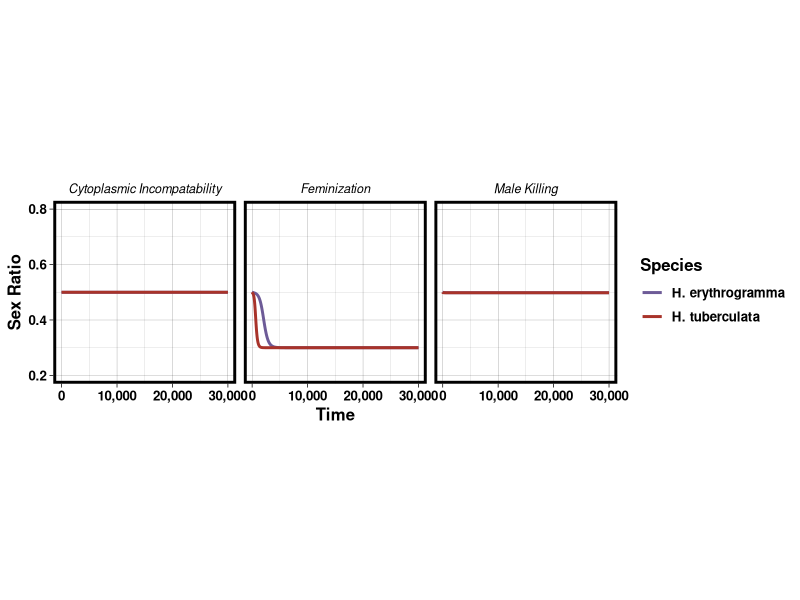
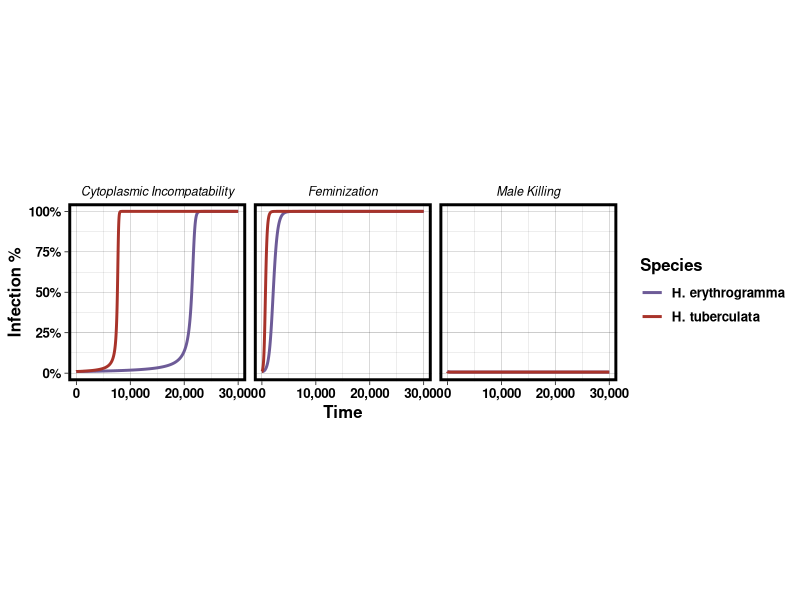
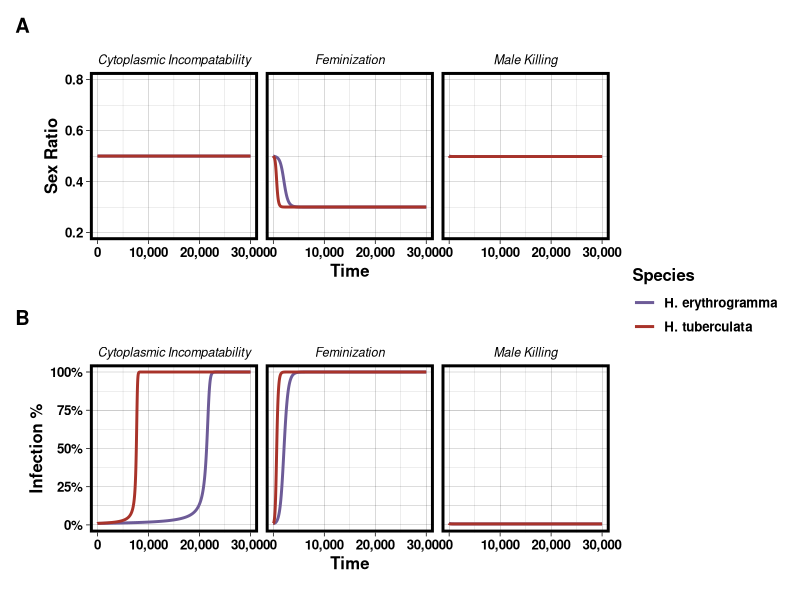
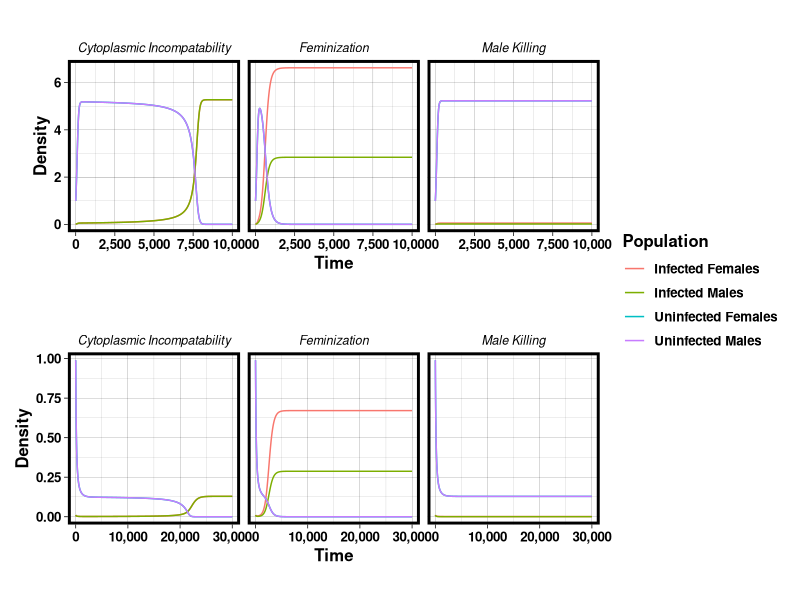

The R source for these figures, in order:
#Code by Matthew Kustra. For questions: mkustra@ucsc.edu
# R script file that runs and plots the simple population model for 
#"On the spread of microbes that manipulate reproduction in marine invertebrates" #Kustra & Carrier 2022 https://www.journals.uchicago.edu/doi/10.1086/720282. 
#Currently coded to simulate and plot Figure 2 and Figure A6
#but users can run/plot the model under different parameter combinations. 
# 1. Setting up -----------------------------------------------------------

# * 1.a Load up libraries -------------------------------------------------
library(viridis)
library(patchwork)
library(scales)
library(tidyverse)
library(deSolve)
library(svglite)

# * 1.b Setting my default plotting theme -----------------------
mytheme <-
  theme_linedraw() + theme(
    legend.position = "bottom",
    # this puts legend on the bottom
    axis.title = (element_text(face = "bold")),
    # this makes the axis titles in bold,
    axis.line = element_line(
      color = "black", size =
        0
    ),
    # Makes the axis line black and  thicker
    text = element_text(
      size = 12, face = "bold", color =
        "black"
    ),
    panel.border = element_rect(
      colour = "black",
      fill = NA,
      size = 2
    )
  ) # makes all the text larger and bold
theme_set(mytheme)


# 2. Functions ------------------------------------------------------------
# function to calculate number of zygotes
#slightly differs from "fertilization.R" code because for population models we need to know how many infected female there are.
#Males is male adult density (Males per m^2)
#sigma is egg size (cross sectional area of the egg; mm^2)
#v is sperm speed (mm/s)
#Fe is fertilization efficiency
#tb is time for polyspermy block (s)
#sr is sex ratio (proportion of population that is male)
#S is sperm density per unit male density (sperm/uL/individual/m^2)
#E is egg density per unit female density (egg/uL/individual/m^2)
#tau is half life of sperm (s)
#c is cost due to infection.
#nif is density of infected females (females per m^2)
number_zygotes <- function(Males, sigma, v, Fe, tb, sr, S, E, tau, c, nif) {
  # beta0=collision rate constant; estimated by egg size (sigma) and velocity(v)
  S0 <- Males * S
  Females <- (Males / sr) - Males
  E0 <- E * (Females - nif) + E * (1 - c) * nif
  beta0 <- sigma * v
  tau <- tau
  # x=Average number of potential fertilizing sperm
  x <- Fe * (S0 / E0) * (1 - exp(-1 * (beta0 * E0 * tau)))
  # b=mean number of extr fertilizing sperm that will contact an egg in a time period tb in a population of eggs already contacted
  b <- Fe * (S0 / E0) * (1 - exp(-1 * (beta0 * E0 * tb)))
  prop_mono <- 1 - exp(-1 * x) - ((1 - exp(-1 * x) - x * exp(-1 * x)) *
    (1 - exp(-1 * b)))
  return(prop_mono * E0)
}
# birth -> death -> transition
# function to run simulations
#needs to be in this format to work with deSolve package
pop_next <- function(t, state, parameters) {
  with(as.list(c(state, parameters)), {
    #Calculate total adult density
    Nta <- fi + fu + mi + mu
    #calculate sex ratio (proportion males)
    sr <- (mi + mu) / Nta
    #calculate number of zygotes produced
    Nz <-
      number_zygotes(
        Males = (mi + mu),
        sigma = sigma,
        v = v,
        Fe = Fe,
        tb = tb,
        sr = sr,
        S = S,
        E = E,
        tau = tau,
        c = c,
        nif = fi
      ) * psi #settlement coefficient
    #slopes (S and E) are not included since they cancel out
    # total sperm
    st <- mi + mu
    # total Egg
    et <- (fi * (1 - c)) + fu
    # infected egg
    ei <- (fi * (1 - c))
    # uninfected egg
    eu <- fu
    # infected sperm
    si <- mi
    # uninfected sperm
    su <- mu
    #density of infected male zygotes (eq 11)
    Nzim <- (Nz * (ei / et) * (1 - r)) * (1 - Ml) * (1 - Mk)
    #density of uninfected male zygotes (eq 9)
    Nzum <- ((Nz * (eu / et) * 0.5) * (si * (1 - CI) + su) / st) * (1 -Ml)
    #density of infected female zygotes (eq 10)
    Nzif <- (Nz * (ei / et) * r) * (1 - Ml)
    #density of uninfected female zygotes (eq 9)
    Nzuf <- ((Nz * (eu / et) * 0.5) * (si * (1 - CI) + su) / st) * (1 -Ml)
    #total zygote density
    Nzt <- Nzim + Nzum + Nzif + Nzuf
    # total adult density
    # death
    # mortality (eq 7)
    mort <- (1 - Ma / (1 + exp(-d * (Nta + Nzt - K / 2))))
    #calculate the next generation
    fi_plus1 <- (Nzif + fi) * mort
    fu_plus1 <- (Nzuf + fu) * mort
    mi_plus1 <- (Nzim + mi) * mort
    mu_plus1 <- (Nzum + mu) * mort
    list(c(fi_plus1, fu_plus1, mi_plus1, mu_plus1))
  })
}

# 3. Running simulations --------------------------------------------------


# starting states
# fi = infected female density
# fu = uninfected female density
# mi = infected male density
# mu= uninfected male density
states_t <- c(
  fi = 0.01,
  fu = 0.99,
  mi = 0.01,
  mu = 0.99
)
# HE= Heliocidaris erythrogramma,
# *3.a.1 HE no CI, no MK, Fem ----------------------------------------------------------
# paramaters
Heparmsf <-
  c(
    sigma = 0.203,
    v = 0.125,
    Fe = 0.09444,
    tb = 1,
    S = 700,
    E = 0.05,
    tau = 5400,
    c = 0,
    # fertilization parms
    K = 100,
    d = 0.1,
    Ma = 0.99,
    Ml = 0.66,
    CI = 0,
    Mk = 0,
    r = 0.7,
    psi=1
  ) # pop dyanmics equation
# this gives a matrix of ODE solver output...Used method iteration for discrete time model
HEf <-
  ode(
    y = states_t,
    times = 0:30000,
    func = pop_next,
    parms = Heparmsf,
    method = "iteration"
  ) %>%
  data.frame() %>%
  pivot_longer(c(fi, fu, mi, mu),
    names_to = "Population", values_to =
      "Density"
  ) %>%
  mutate(Model = "Feminization")
# *3.a.2 HE  CI, no MK, No Fem ----------------------------------------------------------
# paramaters
HeparmsCI <-
  c(
    sigma = 0.203,
    v = 0.125,
    Fe = 0.09444,
    tb = 1,
    S = 700,
    E = 0.05,
    tau = 5400,
    c = 0,
    # fertilization parms
    K = 100,
    d = 0.1,
    Ma = 0.99,
    Ml = 0.66,
    CI = 0.7,
    Mk = 0,
    r = 0.5,
    psi=1
  ) # pop dyanmics equation
# this gives a matrix of ODE solver output...Used method iteration for discrete time model
HECI <-
  ode(
    y = states_t,
    times = 0:30000,
    func = pop_next,
    parms = HeparmsCI,
    method = "iteration"
  ) %>%
  data.frame() %>%
  pivot_longer(c(fi, fu, mi, mu),
    names_to = "Population", values_to =
      "Density"
  ) %>%
  mutate(Model = "Cytoplasmic Incompatability")

# *3.a.1 HE  No CI, MK, No Fem ----------------------------------------------------------
# paramaters
HeparmsMk <-
  c(
    sigma = 0.203,
    v = 0.125,
    Fe = 0.09444,
    tb = 1,
    S = 700,
    E = 0.05,
    tau = 5400,
    c = 0,
    # fertilization parms
    K = 100,
    d = 0.1,
    Ma = 0.99,
    Ml = 0.66,
    CI = 0,
    Mk = 0.7,
    r = 0.5,
    psi=1
  ) # pop dyanmics equation
# this gives a matrix of ODE solver output...Used method iteration for discrete time model
HEMK <-
  ode(
    y = states_t,
    times = 0:30000,
    func = pop_next,
    parms = HeparmsMk,
    method = "iteration"
  ) %>%
  data.frame() %>%
  pivot_longer(c(fi, fu, mi, mu),
    names_to = "Population", values_to =
      "Density"
  ) %>%
  mutate(Model = "Male Killing")
# *3.b HE putting it together ----------------------------------------------------------
#merging data frames
HE_all <- rbind(HEf, HECI, HEMK)
#calculating sex ratio
Data_HE_Naive_Sr <- HE_all %>%
  group_by(Model, time) %>%
  summarise(SexRatio = (Density[Population == "mu"] + Density[Population ==
    "mi"]) / (Density[Population == "fi"] + Density[Population == "fu"] + Density[Population ==
    "mu"] + Density[Population == "mi"]))
#calculated infection rate
Data_HE_Naive_I <- HE_all %>%
  group_by(Model, time) %>%
  summarise(InfRatio = (Density[Population == "mi"] + Density[Population ==
    "fi"]) / (Density[Population == "fi"] + Density[Population == "fu"] + Density[Population ==
    "mu"] + Density[Population == "mi"]))

# HT is Heliocidaris tuberculata
# 4.a.1 HT no CI, no MK, Fem ----------------------------------------------------------
# paramaters

Htparmsf <-
  c(
    sigma = 0.017,
    v = 0.14,
    Fe = 0.09444,
    tb = 1,
    S = 700,
    E = 66.59171429,
    tau = 5400,
    c = 0,
    # fertilization parms
    K = 100,
    d = 0.1,
    Ma = 0.99,
    Ml = 0.998863725,
    CI = 0,
    Mk = 0,
    r = 0.7,
    psi=1
  ) # pop dyanmics equation
# this gives a matrix of ODE solver output...Used method iteration for discrete time model
HTf <-
  ode(
    y = states_t,
    times = 0:30000,
    func = pop_next,
    parms = Htparmsf,
    method = "iteration"
  ) %>%
  data.frame() %>%
  pivot_longer(c(fi, fu, mi, mu),
    names_to = "Population", values_to =
      "Density"
  ) %>%
  mutate(Model = "Feminization")
# 4.a.2 HT  CI, no MK, No Fem ----------------------------------------------------------
# paramaters
HtparmsCI <-
  c(
    sigma = 0.017,
    v = 0.14,
    Fe = 0.09444,
    tb = 1,
    S = 700,
    E = 66.59171429,
    tau = 5400,
    c = 0,
    # fertilization parms
    K = 100,
    d = 0.1,
    Ma = 0.99,
    Ml = 0.998863725,
    CI = 0.7,
    Mk = 0,
    r = 0.5,
    psi=1
  ) # pop dyanmics equation
# this gives a matrix of ODE solver output...Used method iteration for discrete time model
HTCI <-
  ode(
    y = states_t,
    times = 0:30000,
    func = pop_next,
    parms = HtparmsCI,
    method = "iteration"
  ) %>%
  data.frame() %>%
  pivot_longer(c(fi, fu, mi, mu),
    names_to = "Population", values_to =
      "Density"
  ) %>%
  mutate(Model = "Cytoplasmic Incompatability")

# 4.b.1 HE  No CI, MK, No Fem ----------------------------------------------------------
# paramaters
HtparmsMk <-
  c(
    sigma = 0.017,
    v = 0.14,
    Fe = 0.09444,
    tb = 1,
    S = 700,
    E = 66.59171429,
    tau = 5400,
    c = 0,
    # fertilization parms
    K = 100,
    d = 0.1,
    Ma = 0.99,
    Ml = 0.998863725,
    CI = 0,
    Mk = 0.7,
    r = 0.5,
    psi=1
  )
# this gives a matrix of ODE solver output...Used method iteration for discrete time model
HTMK <-
  ode(
    y = states_t,
    times = 0:30000,
    func = pop_next,
    parms = HtparmsMk,
    method = "iteration"
  ) %>%
  data.frame() %>%
  pivot_longer(c(fi, fu, mi, mu),
    names_to = "Population", values_to =
      "Density"
  ) %>%
  mutate(Model = "Male Killing")
# *4.b HT putting it together ----------------------------------------------------------
HT_all <- rbind(HTf, HTCI, HTMK)
#calculating sex ratio
Data_HT_Naive_Sr <- HT_all %>%
  group_by(Model, time) %>%
  summarise(SexRatio = (Density[Population == "mu"] + Density[Population ==
    "mi"]) / (Density[Population == "fi"] + Density[Population == "fu"] + Density[Population ==
    "mu"] + Density[Population == "mi"]))
#calculating infection rate
Data_HT_Naive_I <- HT_all %>%
  group_by(Model, time) %>%
  summarise(InfRatio = (Density[Population == "mi"] + Density[Population ==
    "fi"]) / (Density[Population == "fi"] + Density[Population == "fu"] + Density[Population ==
    "mu"] + Density[Population == "mi"]))

# 5 putting it all together to make Figure 2 ----------------------------------------------
# *5.a putting data together ----------------------------------------------
#adding in a species column so we can later facet
Data_HE_Naive_Sr$Species <- "H. erythrogramma"
Data_HT_Naive_Sr$Species <- "H. tuberculata"
Data_HE_Naive_I$Species <- "H. erythrogramma"
Data_HT_Naive_I$Species <- "H. tuberculata"

Sr_all <- rbind(Data_HE_Naive_Sr, Data_HT_Naive_Sr)
I_all <- rbind(Data_HE_Naive_I, Data_HT_Naive_I)

# * 5.b Ploting -----------------------------------------------------------
# Plot of sex ratio
All_Naive_sr <-
  ggplot(Sr_all, aes(x = time, y = SexRatio, color = Species)) +
  geom_line(
    size =
      1
  ) +
  facet_grid(. ~ Model) +
  ylab("Sex Ratio") +
  xlab("") +
  theme(
    legend.position = "right",
    aspect.ratio = 1,
    strip.background = element_blank(),
    strip.text = element_text(color = "black", size = 9, face = "italic")
  ) +
  scale_x_continuous(label = comma) +
  ylim(0.2, 0.8) +
  xlab("Time") +
  scale_color_manual(values = c("#6D5B97", "#A8332A"))
All_Naive_sr
# Plot of infection rate
All_Naive_I <-
  ggplot(I_all, aes(x = time, y = InfRatio, color = Species)) +
  geom_line(
    size =
      1
  ) +
  theme(legend.position = "right") +
  facet_grid(. ~ Model) +
  ylab("Infection %") +
  xlab("Time") +
  theme(
    legend.position = "right",
    aspect.ratio = 1,
    strip.background = element_blank(),
    strip.text = element_text(color = "black", size = 9, face = "italic")
  ) +
  scale_x_continuous(label = comma) +
  scale_y_continuous(label = percent, limits = c(0, 1)) +
  scale_color_manual(
    values =
      c("#6D5B97", "#A8332A")
  )
All_Naive_I
# Putting it all together
Figure2all <-
  ((All_Naive_sr / All_Naive_I) &
    theme(legend.position = "right")) + plot_layout(guides = "collect") + plot_annotation(tag_levels = "A")
Figure2all

# ggsave("Figure_2_all.svg",Figure2all,height = 150,width=200,units="mm",path="Plots")




# 6. Density plots (SI Figure 6) --------------------------------------------------------

# * 6a putting data together  ----------------------------------------------
HE_all$Species <- "H. erythrogramma"
HT_all$Species <- "H. tuberculata"


# * 6b Plotting -----------------------------------------------------------
HEP <- ggplot(HE_all, aes(color = Population, x = time, y = Density)) +
  geom_line() +
  facet_grid(. ~ Model) +
  scale_x_continuous(label = comma) +
  theme(
    legend.position = "right",
    aspect.ratio = 1,
    strip.background = element_blank(),
    strip.text = element_text(color = "black", size = 9, face = "italic")
  ) +
  xlab("Time") +
  scale_color_manual(
    labels = c(
      "Infected Females",
      "Infected Males",
      "Uninfected Females",
      "Uninfected Males"
    ),
    breaks = c("fi", "mi", "fu", "mu"),
    values = c("#F8766D", "#7CAE00", "#00BFC4", "#C77CFF")
  ) +
  guides(color = guide_legend(override.aes = list(size = 2)))

HTP <- ggplot(HT_all, aes(color = Population, x = time, y = Density)) +
  geom_line() +
  facet_grid(. ~ Model) +
  scale_x_continuous(
    label = comma, limits =
      c(0, 10000)
  ) +
  theme(
    legend.position = "right",
    aspect.ratio = 1,
    strip.background = element_blank(),
    strip.text = element_text(color = "black", size = 9, face = "italic")
  ) +
  xlab("Time") +
  scale_color_manual(
    labels = c(
      "Infected Females",
      "Infected Males",
      "Uninfected Females",
      "Uninfected Males"
    ),
    breaks = c("fi", "mi", "fu", "mu"),
    values = c("#F8766D", "#7CAE00", "#00BFC4", "#C77CFF")
  ) +
  guides(color = guide_legend(override.aes = list(size = 2)))

SIFigure6 <-
  ((HTP / HEP) &
    theme(legend.position = "right")) + plot_layout(guides = "collect")
SIFigure6

# ggsave("SIFigure6.pdf",SIFigure3,height = 150,width=200,units="mm",path="Plots")
